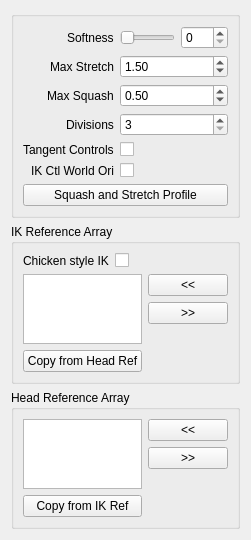
<?xml version="1.0" encoding="UTF-8"?>
<ui version="4.0">
 <class>Form</class>
 <widget class="QWidget" name="Form">
  <property name="geometry">
   <rect>
    <x>0</x>
    <y>0</y>
    <width>238</width>
    <height>538</height>
   </rect>
  </property>
  <property name="windowTitle">
   <string>Form</string>
  </property>
  <layout class="QGridLayout" name="gridLayout">
   <item row="0" column="0">
    <widget class="QGroupBox" name="groupBox">
     <property name="title">
      <string/>
     </property>
     <layout class="QGridLayout" name="gridLayout_2">
      <item row="0" column="0">
       <layout class="QVBoxLayout" name="verticalLayout">
        <item>
         <layout class="QFormLayout" name="formLayout">
          <property name="labelAlignment">
           <set>Qt::AlignRight|Qt::AlignTrailing|Qt::AlignVCenter</set>
          </property>
          <item row="0" column="0">
           <widget class="QLabel" name="softness_label">
            <property name="text">
             <string>Softness</string>
            </property>
           </widget>
          </item>
          <item row="0" column="1">
           <layout class="QHBoxLayout" name="horizontalLayout_3">
            <item>
             <widget class="QSlider" name="softness_slider">
              <property name="minimumSize">
               <size>
                <width>0</width>
                <height>15</height>
               </size>
              </property>
              <property name="maximum">
               <number>100</number>
              </property>
              <property name="orientation">
               <enum>Qt::Horizontal</enum>
              </property>
             </widget>
            </item>
            <item>
             <widget class="QSpinBox" name="softness_spinBox">
              <property name="maximum">
               <number>100</number>
              </property>
             </widget>
            </item>
           </layout>
          </item>
          <item row="1" column="0">
           <widget class="QLabel" name="maxStretch_label">
            <property name="sizePolicy">
             <sizepolicy hsizetype="MinimumExpanding" vsizetype="MinimumExpanding">
              <horstretch>0</horstretch>
              <verstretch>0</verstretch>
             </sizepolicy>
            </property>
            <property name="text">
             <string>Max Stretch</string>
            </property>
           </widget>
          </item>
          <item row="1" column="1">
           <widget class="QDoubleSpinBox" name="maxStretch_spinBox">
            <property name="sizePolicy">
             <sizepolicy hsizetype="MinimumExpanding" vsizetype="Fixed">
              <horstretch>0</horstretch>
              <verstretch>0</verstretch>
             </sizepolicy>
            </property>
            <property name="minimum">
             <double>1.000000000000000</double>
            </property>
            <property name="singleStep">
             <double>0.100000000000000</double>
            </property>
            <property name="value">
             <double>1.500000000000000</double>
            </property>
           </widget>
          </item>
          <item row="2" column="0">
           <widget class="QLabel" name="maxSquash_label">
            <property name="sizePolicy">
             <sizepolicy hsizetype="MinimumExpanding" vsizetype="MinimumExpanding">
              <horstretch>0</horstretch>
              <verstretch>0</verstretch>
             </sizepolicy>
            </property>
            <property name="text">
             <string>Max Squash</string>
            </property>
           </widget>
          </item>
          <item row="2" column="1">
           <widget class="QDoubleSpinBox" name="maxSquash_spinBox">
            <property name="sizePolicy">
             <sizepolicy hsizetype="MinimumExpanding" vsizetype="Fixed">
              <horstretch>0</horstretch>
              <verstretch>0</verstretch>
             </sizepolicy>
            </property>
            <property name="minimum">
             <double>0.100000000000000</double>
            </property>
            <property name="maximum">
             <double>1.000000000000000</double>
            </property>
            <property name="singleStep">
             <double>0.100000000000000</double>
            </property>
            <property name="value">
             <double>0.500000000000000</double>
            </property>
           </widget>
          </item>
          <item row="3" column="0">
           <widget class="QLabel" name="divisions_label">
            <property name="text">
             <string>Divisions</string>
            </property>
           </widget>
          </item>
          <item row="3" column="1">
           <widget class="QSpinBox" name="division_spinBox">
            <property name="minimum">
             <number>3</number>
            </property>
            <property name="value">
             <number>3</number>
            </property>
           </widget>
          </item>
          <item row="4" column="1">
           <widget class="QCheckBox" name="tangentControls_checkBox">
            <property name="text">
             <string/>
            </property>
           </widget>
          </item>
          <item row="4" column="0">
           <widget class="QLabel" name="tangentControls_label">
            <property name="text">
             <string>Tangent Controls</string>
            </property>
           </widget>
          </item>
          <item row="5" column="1">
           <widget class="QCheckBox" name="IKWorldOri_checkBox">
            <property name="toolTip">
             <string>If checked, the IK control will be aligned to the world space</string>
            </property>
            <property name="text">
             <string/>
            </property>
           </widget>
          </item>
          <item row="5" column="0">
           <widget class="QLabel" name="IKWorldOri_label">
            <property name="text">
             <string>IK Ctl World Ori</string>
            </property>
           </widget>
          </item>
         </layout>
        </item>
        <item>
         <widget class="QPushButton" name="squashStretchProfile_pushButton">
          <property name="text">
           <string>Squash and Stretch Profile</string>
          </property>
         </widget>
        </item>
       </layout>
      </item>
     </layout>
    </widget>
   </item>
   <item row="1" column="0">
    <widget class="QGroupBox" name="ikRefArray_groupBox">
     <property name="title">
      <string>IK Reference Array</string>
     </property>
     <layout class="QGridLayout" name="gridLayout_3">
      <item row="0" column="0">
       <layout class="QFormLayout" name="formLayout_2">
        <item row="0" column="0">
         <widget class="QLabel" name="chickenStyle_label">
          <property name="text">
           <string>Chicken style IK</string>
          </property>
         </widget>
        </item>
        <item row="0" column="1">
         <widget class="QCheckBox" name="chickenStyleIK_checkBox">
          <property name="toolTip">
           <string>&lt;html&gt;&lt;head/&gt;&lt;body&gt;&lt;p&gt;If this option is &lt;span style=&quot; font-weight:600;&quot;&gt;checked&lt;/span&gt;. The IK reference will connect rotation and translation. This is very useful for &lt;span style=&quot; font-weight:600;&quot;&gt;chicken&lt;/span&gt;/birds style neck pinning.&lt;/p&gt;&lt;p&gt;&lt;span style=&quot; font-weight:600;&quot;&gt;Unchecked&lt;/span&gt; will only connect the rotation. This is much more useful&lt;span style=&quot; font-weight:600;&quot;&gt; for human neck &lt;/span&gt;style and other regular necks.&lt;/p&gt;&lt;/body&gt;&lt;/html&gt;</string>
          </property>
          <property name="text">
           <string/>
          </property>
         </widget>
        </item>
       </layout>
      </item>
      <item row="1" column="0">
       <layout class="QHBoxLayout" name="ikRefArray_horizontalLayout">
        <item>
         <layout class="QVBoxLayout" name="ikRefArray_verticalLayout_1">
          <item>
           <widget class="QListWidget" name="ikRefArray_listWidget">
            <property name="dragDropOverwriteMode">
             <bool>true</bool>
            </property>
            <property name="dragDropMode">
             <enum>QAbstractItemView::InternalMove</enum>
            </property>
            <property name="defaultDropAction">
             <enum>Qt::MoveAction</enum>
            </property>
            <property name="alternatingRowColors">
             <bool>true</bool>
            </property>
            <property name="selectionMode">
             <enum>QAbstractItemView::ExtendedSelection</enum>
            </property>
            <property name="selectionRectVisible">
             <bool>false</bool>
            </property>
           </widget>
          </item>
          <item>
           <widget class="QPushButton" name="ikRefArray_copyRef_pushButton">
            <property name="text">
             <string>Copy from Head Ref</string>
            </property>
           </widget>
          </item>
         </layout>
        </item>
        <item>
         <layout class="QVBoxLayout" name="ikRefArray_verticalLayout_2">
          <item>
           <widget class="QPushButton" name="ikRefArrayAdd_pushButton">
            <property name="text">
             <string>&lt;&lt;</string>
            </property>
           </widget>
          </item>
          <item>
           <widget class="QPushButton" name="ikRefArrayRemove_pushButton">
            <property name="text">
             <string>&gt;&gt;</string>
            </property>
           </widget>
          </item>
          <item>
           <spacer name="ikRefArray_verticalSpacer">
            <property name="orientation">
             <enum>Qt::Vertical</enum>
            </property>
            <property name="sizeHint" stdset="0">
             <size>
              <width>20</width>
              <height>40</height>
             </size>
            </property>
           </spacer>
          </item>
         </layout>
        </item>
       </layout>
      </item>
     </layout>
    </widget>
   </item>
   <item row="2" column="0">
    <widget class="QGroupBox" name="upvRefArray_groupBox">
     <property name="title">
      <string>Head Reference Array</string>
     </property>
     <layout class="QGridLayout" name="gridLayout_4">
      <item row="0" column="0">
       <layout class="QHBoxLayout" name="upvRefArray_horizontalLayout">
        <item>
         <layout class="QVBoxLayout" name="upvRefArray_verticalLayout_1">
          <item>
           <widget class="QListWidget" name="headRefArray_listWidget">
            <property name="dragDropOverwriteMode">
             <bool>true</bool>
            </property>
            <property name="dragDropMode">
             <enum>QAbstractItemView::InternalMove</enum>
            </property>
            <property name="defaultDropAction">
             <enum>Qt::MoveAction</enum>
            </property>
            <property name="alternatingRowColors">
             <bool>true</bool>
            </property>
            <property name="selectionMode">
             <enum>QAbstractItemView::ExtendedSelection</enum>
            </property>
            <property name="selectionRectVisible">
             <bool>false</bool>
            </property>
           </widget>
          </item>
          <item>
           <widget class="QPushButton" name="headRefArray_copyRef_pushButton">
            <property name="text">
             <string>Copy from IK Ref</string>
            </property>
           </widget>
          </item>
         </layout>
        </item>
        <item>
         <layout class="QVBoxLayout" name="upvRefArray_verticalLayout_2">
          <item>
           <widget class="QPushButton" name="headRefArrayAdd_pushButton">
            <property name="text">
             <string>&lt;&lt;</string>
            </property>
           </widget>
          </item>
          <item>
           <widget class="QPushButton" name="headRefArrayRemove_pushButton">
            <property name="text">
             <string>&gt;&gt;</string>
            </property>
           </widget>
          </item>
          <item>
           <spacer name="upvRefArray_verticalSpacer">
            <property name="orientation">
             <enum>Qt::Vertical</enum>
            </property>
            <property name="sizeHint" stdset="0">
             <size>
              <width>20</width>
              <height>40</height>
             </size>
            </property>
           </spacer>
          </item>
         </layout>
        </item>
       </layout>
      </item>
     </layout>
    </widget>
   </item>
  </layout>
 </widget>
 <resources/>
 <connections>
  <connection>
   <sender>softness_slider</sender>
   <signal>sliderMoved(int)</signal>
   <receiver>softness_spinBox</receiver>
   <slot>setValue(int)</slot>
   <hints>
    <hint type="sourcelabel">
     <x>144</x>
     <y>47</y>
    </hint>
    <hint type="destinationlabel">
     <x>220</x>
     <y>45</y>
    </hint>
   </hints>
  </connection>
  <connection>
   <sender>softness_spinBox</sender>
   <signal>valueChanged(int)</signal>
   <receiver>softness_slider</receiver>
   <slot>setValue(int)</slot>
   <hints>
    <hint type="sourcelabel">
     <x>222</x>
     <y>37</y>
    </hint>
    <hint type="destinationlabel">
     <x>182</x>
     <y>37</y>
    </hint>
   </hints>
  </connection>
 </connections>
</ui>
